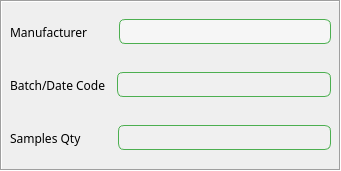
    <widget class="QFrame" name="frame_2">
     <property name="geometry">
      <rect>
       <x>380</x>
       <y>20</y>
       <width>341</width>
       <height>171</height>
      </rect>
     </property>
     <property name="frameShape">
      <enum>QFrame::Box</enum>
     </property>
     <property name="frameShadow">
      <enum>QFrame::Sunken</enum>
     </property>
     <widget class="QWidget" name="verticalLayoutWidget_3">
      <property name="geometry">
       <rect>
        <x>0</x>
        <y>0</y>
        <width>341</width>
        <height>171</height>
       </rect>
      </property>
      <layout class="QVBoxLayout" name="verticalLayout_5">
       <property name="leftMargin">
        <number>5</number>
       </property>
       <property name="topMargin">
        <number>5</number>
       </property>
       <property name="rightMargin">
        <number>5</number>
       </property>
       <property name="bottomMargin">
        <number>5</number>
       </property>
       <item>
        <layout class="QHBoxLayout" name="horizontalLayout_Manufacturer">
         <property name="leftMargin">
          <number>5</number>
         </property>
         <property name="topMargin">
          <number>5</number>
         </property>
         <property name="rightMargin">
          <number>5</number>
         </property>
         <property name="bottomMargin">
          <number>5</number>
         </property>
         <item>
          <widget class="QLabel" name="label_Manufacturer">
           <property name="sizePolicy">
            <sizepolicy hsizetype="Fixed" vsizetype="Preferred">
             <horstretch>0</horstretch>
             <verstretch>0</verstretch>
            </sizepolicy>
           </property>
           <property name="font">
            <font>
             <family>Microsoft JhengHei</family>
             <pointsize>9</pointsize>
            </font>
           </property>
           <property name="text">
            <string>Manufacturer</string>
           </property>
          </widget>
         </item>
         <item>
          <spacer name="horizontalSpacer_3">
           <property name="orientation">
            <enum>Qt::Horizontal</enum>
           </property>
           <property name="sizeType">
            <enum>QSizePolicy::Fixed</enum>
           </property>
           <property name="sizeHint" stdset="0">
            <size>
             <width>25</width>
             <height>30</height>
            </size>
           </property>
          </spacer>
         </item>
         <item>
          <widget class="QComboBox" name="comboBox_Manufacturer">
           <property name="font">
            <font>
             <family>Microsoft JhengHei</family>
             <pointsize>9</pointsize>
            </font>
           </property>
           <property name="cursor">
            <cursorShape>PointingHandCursor</cursorShape>
           </property>
           <property name="focusPolicy">
            <enum>Qt::NoFocus</enum>
           </property>
           <property name="styleSheet">
            <string notr="true">/* 1) 外框圆角 */
QComboBox {
    border: 1px solid #4CAF50;
    border-radius: 6px;
    padding: 2px 28px 2px 8px;   /* 右侧预留给箭头 */
    background: #F6F6F6;
}

/* 2) 右侧按钮区去掉方框，只保留圆角过渡 */
QComboBox::drop-down {
    subcontrol-origin: padding;
    subcontrol-position: top right;
    width: 22px;
    border: none;
    background: transparent;
    border-top-right-radius: 6px;
    border-bottom-right-radius: 6px;
}

/* 3) 指定自定义小三角 */
QComboBox::down-arrow {
    image: url(:/icons/chevron-down.svg);
    width: 12px;
    height: 12px;
    margin-right: 4px; /* 让它别贴边，可按需调 */
}

/* （可选）下拉展开时用向上三角 */
QComboBox::down-arrow:on {
    image: url(:/icons/chevron-up.svg);
}
</string>
           </property>
           <property name="editable">
            <bool>false</bool>
           </property>
          </widget>
         </item>
        </layout>
       </item>
       <item>
        <layout class="QHBoxLayout" name="horizontalLayout_BatchDateCode">
         <property name="leftMargin">
          <number>5</number>
         </property>
         <property name="topMargin">
          <number>5</number>
         </property>
         <property name="rightMargin">
          <number>5</number>
         </property>
         <property name="bottomMargin">
          <number>5</number>
         </property>
         <item>
          <widget class="QLabel" name="label_BatchDateCode">
           <property name="sizePolicy">
            <sizepolicy hsizetype="Fixed" vsizetype="Preferred">
             <horstretch>0</horstretch>
             <verstretch>0</verstretch>
            </sizepolicy>
           </property>
           <property name="font">
            <font>
             <family>Microsoft JhengHei</family>
             <pointsize>9</pointsize>
            </font>
           </property>
           <property name="text">
            <string>Batch/Date Code</string>
           </property>
          </widget>
         </item>
         <item>
          <spacer name="horizontalSpacer_4">
           <property name="orientation">
            <enum>Qt::Horizontal</enum>
           </property>
           <property name="sizeType">
            <enum>QSizePolicy::Fixed</enum>
           </property>
           <property name="sizeHint" stdset="0">
            <size>
             <width>5</width>
             <height>30</height>
            </size>
           </property>
          </spacer>
         </item>
         <item>
          <widget class="QLineEdit" name="lineEdit_BatchDateCode">
           <property name="font">
            <font>
             <family>Microsoft JhengHei</family>
             <pointsize>9</pointsize>
            </font>
           </property>
           <property name="focusPolicy">
            <enum>Qt::ClickFocus</enum>
           </property>
           <property name="styleSheet">
            <string notr="true">QLineEdit {
    border: 1px solid #4CAF50;   /* 绿色边框 */
    border-radius: 6px;          /* 圆角半径 */
    padding: 2px 6px;            /* 内边距，让文字不贴边 */
    background-color: #F0F0F0;   /* 背景颜色 */
}
</string>
           </property>
           <property name="inputMethodHints">
            <set>Qt::ImhHiddenText</set>
           </property>
           <property name="alignment">
            <set>Qt::AlignLeading|Qt::AlignLeft|Qt::AlignVCenter</set>
           </property>
          </widget>
         </item>
        </layout>
       </item>
       <item>
        <layout class="QHBoxLayout" name="horizontalLayout_SamplesQty">
         <property name="leftMargin">
          <number>5</number>
         </property>
         <property name="topMargin">
          <number>5</number>
         </property>
         <property name="rightMargin">
          <number>5</number>
         </property>
         <property name="bottomMargin">
          <number>5</number>
         </property>
         <item>
          <widget class="QLabel" name="label_SamplesQty">
           <property name="sizePolicy">
            <sizepolicy hsizetype="Fixed" vsizetype="Preferred">
             <horstretch>0</horstretch>
             <verstretch>0</verstretch>
            </sizepolicy>
           </property>
           <property name="font">
            <font>
             <family>Microsoft JhengHei</family>
             <pointsize>9</pointsize>
            </font>
           </property>
           <property name="text">
            <string>Samples Qty</string>
           </property>
          </widget>
         </item>
         <item>
          <spacer name="horizontalSpacer_5">
           <property name="orientation">
            <enum>Qt::Horizontal</enum>
           </property>
           <property name="sizeType">
            <enum>QSizePolicy::Fixed</enum>
           </property>
           <property name="sizeHint" stdset="0">
            <size>
             <width>30</width>
             <height>30</height>
            </size>
           </property>
          </spacer>
         </item>
         <item>
          <widget class="QLineEdit" name="lineEdit_SamplesQty">
           <property name="font">
            <font>
             <family>Microsoft JhengHei</family>
             <pointsize>9</pointsize>
            </font>
           </property>
           <property name="focusPolicy">
            <enum>Qt::ClickFocus</enum>
           </property>
           <property name="styleSheet">
            <string notr="true">QLineEdit {
    border: 1px solid #4CAF50;   /* 绿色边框 */
    border-radius: 6px;          /* 圆角半径 */
    padding: 2px 6px;            /* 内边距，让文字不贴边 */
    background-color: #F0F0F0;   /* 背景颜色 */
}
</string>
           </property>
           <property name="inputMethodHints">
            <set>Qt::ImhHiddenText</set>
           </property>
           <property name="alignment">
            <set>Qt::AlignLeading|Qt::AlignLeft|Qt::AlignVCenter</set>
           </property>
          </widget>
         </item>
        </layout>
       </item>
      </layout>
     </widget>
    </widget>
